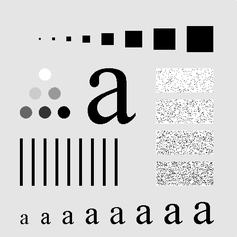
#> input picture images/DIP3E_Original_Images_CH03/Fig0333(a)(test_pattern_blurring_orig).tif, 237 x 237 px, shrunk from 500 x 500 before the run, found by its file name
$ jupyter execute IVP_Lab_4.ipynb
#> lines starting #> are read from the running program, lines starting #| are printed output that depends on the picture
Name: Aditya Kamath

Roll no.: C021

Semester: VI

Program: B.Tech

Branch: EXTC

Date of performance: 12/02/2021

Date of Submission: 12/02/2021

Experiment Number: 4

## Aim:

a. To write a program in PYTHON to perform low pass averaging filtering in spatial domain on an image with Gaussian noise.

b. To write a program in PYTHON to perform median filtering in spatial domain on an image with salt and pepper noise.

## Theory:

Neighborhood processing in spatial domain:
Here, to modify one pixel, we consider values of the immediate neighboring pixels also. For this purpose, 3X3, 5X5 or 7X7 neighborhood mask can be considered.  Example of 3X3 mask is shown below.

---

f(x-1,y-1)	f(x-1,y)	f(x-1,y+1)

f(x,y-1)	f(x,y)	f(x,y+1)

f(x+1,y-1)	f(x+1,y)	f(x+1,y+1)

---

Low Pass filtering
It is also known as smoothing filter. It removes the high frequency content from the image. Low pass averaging filter mask is as shown.

---

1/9	1/9	1/9

1/9	1/9	1/9

1/9	1/9	1/9

---

Median Filtering
It is also known as nonlinear filtering. It is used to eliminate salt and pepper noise. Here the pixel value is replaced by median value of the neighbouring pixel.

Import Necessary Packages

[cell 1]
import cv2
import numpy as np
import math
import matplotlib.pyplot as plt
from skimage import io

# low pass averaging filtering in spatial domain

[cell 2]
#Read the original image and know its properites
img= cv2.imread('/content/Fig0333(a)(test_pattern_blurring_orig).tif',0)
#> img is the input picture: shape (237, 237); min 0, max 255, mean 207.4
m,n= img.shape
#> m = 237; n = 237
print(m,n)
#| 237 237
print(type(img))
#| <class 'numpy.ndarray'>
plt.imshow(img,cmap='gray')

 3X3 LPF

[cell 3]
# Develop Averaging filter(3, 3) mask
mask = np.ones([3,3], dtype = int)
mask = mask / 9

# Convolve the 3X3 mask over the image
img_new = np.zeros([m, n])

for i in range(1, m-1):
	for j in range(1, n-1):
		temp = img[i-1, j-1]*mask[0, 0]+img[i-1, j]*mask[0, 1]+img[i-1, j + 1]*mask[0, 2]+img[i, j-1]*mask[1, 0]+ img[i, j]*mask[1, 1]+img[i, j + 1]*mask[1, 2]+img[i + 1, j-1]*mask[2, 0]+img[i + 1, j]*mask[2, 1]+img[i + 1, j + 1]*mask[2, 2]

		img_new[i, j]= temp
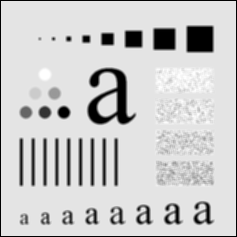
#> img_new: shape (237, 237) float64; min 0, max 255, mean 203.6; drawn with min black and max white

img_new = img_new.astype(np.uint8)
plt.imshow(img_new,cmap='gray',vmin=0,vmax=255)
#cv2.imwrite('blurred.tif', img_new)

Generalised Low Pass Filtering

[cell 4]
for x in range(3,17,2):
  b = x
  a = b//2
# Convolve the mask over the image
  img_new = np.zeros([m, n],dtype=int)

  for i in range(1, m-x):
    for j in range(1, n-x):
      temp= img[i-a:i+a,j-a:j+a]
      c = np.sum(temp)
      img_new[i,j]= c//(b**2)


  img_new=img_new.astype(np.uint8)
# Plot all images
  fig = plt.figure()
  fig.set_figheight(15)
  fig.set_figwidth(15)
  ax = fig.add_subplot(4,4,x)
  plt.imshow(img_new,cmap='gray',vmin=0,vmax=255)
  plt.xlabel("Image with {} x {} Mask".format(x,x),color = 'b')
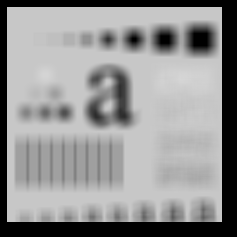
#> img_new: shape (237, 237); min 0, max 214, mean 145.6
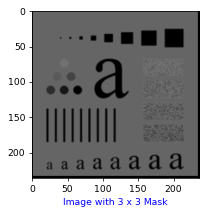
#> figure drawn by matplotlib, 1 panel
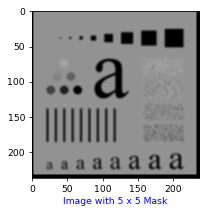
#> figure drawn by matplotlib, 1 panel
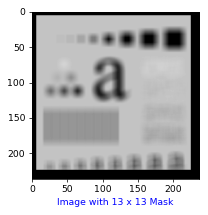
#> figure drawn by matplotlib, 1 panel

# Median Filter

[cell 5]
#Read the original image and know its properites
img1= cv2.imread('/content/Fig0335(a)(ckt_board_saltpep_prob_pt05).tif',0)
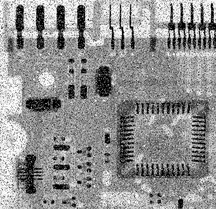
#> input picture images/DIP3E_Original_Images_CH03/Fig0335(a)(ckt_board_saltpep_prob_pt05).tif, 216 x 209 px, shrunk from 455 x 440 before the run, found by its file name
#> img1 is the input picture: shape (209, 216); min 0, max 255, mean 144.3
m1,n1= img.shape
#> m1 = 237; n1 = 237
print(m1,n1)
#| 237 237
print(type(img))
#| <class 'numpy.ndarray'>
plt.imshow(img1,cmap='gray')

For a given input

[cell 6]
img_saltless = np.ones([m1, n1])
b1 = int(input("Enter the size of mask: "))
#> the answer given: 100
a1 = b1//2
for i in range(1, m1-1):
    for j in range(1, n1-1):
        temp1 = img1[i-a1:i+a1 ,j-a1:j+a1]

        constant= np.median(temp1)
        img_saltless[i,j]= constant
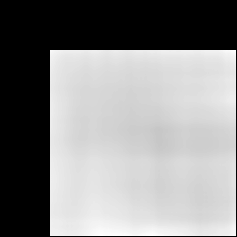
#> img_saltless: shape (237, 237) float64; 36.73% of the values are NaN or infinite; the others: min 1, max 163, mean 137.9; drawn with min black, max white, NaN and infinite black
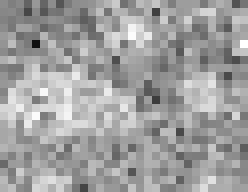
#> temp1: shape (24, 31) (shown 8 times larger); min 16, max 255, mean 159.5

plt.imshow(img_saltless, cmap = 'gray')
